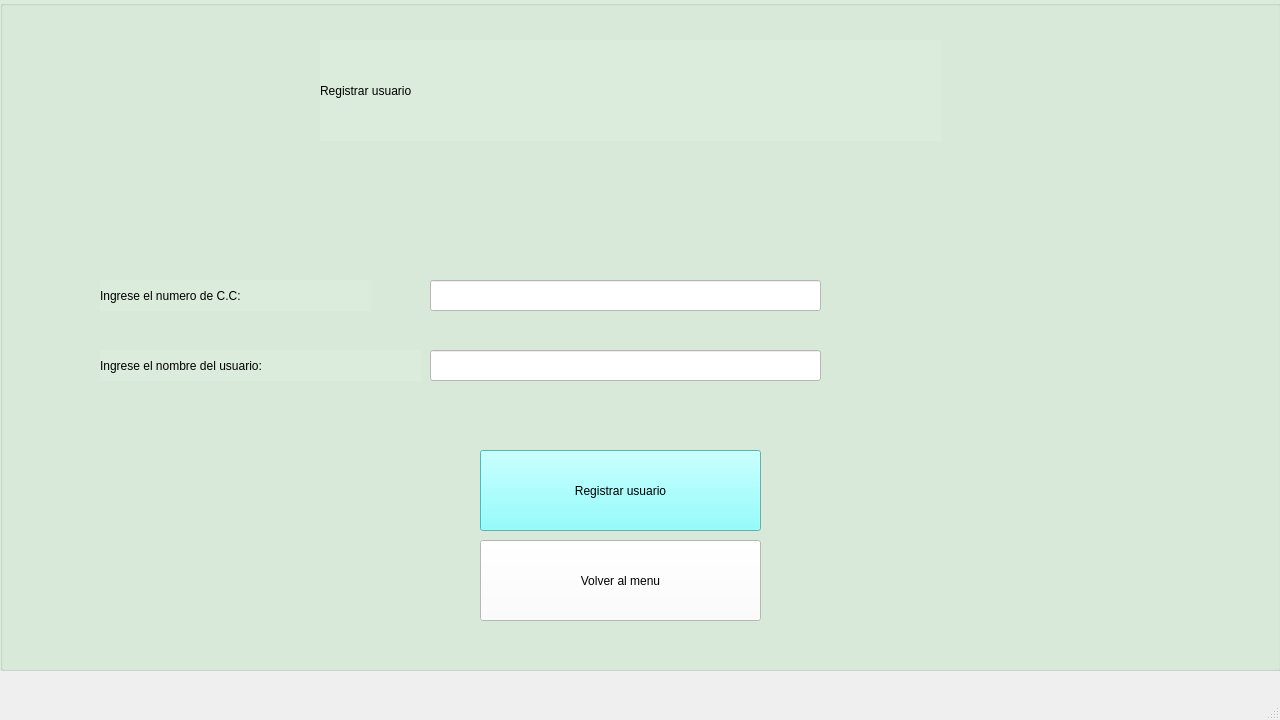
<?xml version="1.0" encoding="UTF-8"?>
<ui version="4.0">
 <class>MainWindow</class>
 <widget class="QMainWindow" name="MainWindow">
  <property name="geometry">
   <rect>
    <x>0</x>
    <y>0</y>
    <width>1280</width>
    <height>720</height>
   </rect>
  </property>
  <property name="minimumSize">
   <size>
    <width>1280</width>
    <height>720</height>
   </size>
  </property>
  <property name="maximumSize">
   <size>
    <width>1280</width>
    <height>720</height>
   </size>
  </property>
  <property name="windowTitle">
   <string>MainWindow</string>
  </property>
  <widget class="QWidget" name="centralwidget">
   <widget class="QGroupBox" name="groupBox">
    <property name="geometry">
     <rect>
      <x>0</x>
      <y>0</y>
      <width>1281</width>
      <height>671</height>
     </rect>
    </property>
    <property name="styleSheet">
     <string notr="true">background-color: rgb(220, 236, 220);</string>
    </property>
    <property name="title">
     <string/>
    </property>
    <widget class="QLabel" name="label">
     <property name="geometry">
      <rect>
       <x>320</x>
       <y>40</y>
       <width>621</width>
       <height>101</height>
      </rect>
     </property>
     <property name="styleSheet">
      <string notr="true">font: 72pt &quot;MS Shell Dlg 2&quot;;
font: 48pt &quot;MS Shell Dlg 2&quot;;</string>
     </property>
     <property name="text">
      <string>Registrar usuario</string>
     </property>
    </widget>
    <widget class="QPushButton" name="bttn_registrar_usuario">
     <property name="geometry">
      <rect>
       <x>480</x>
       <y>450</y>
       <width>281</width>
       <height>81</height>
      </rect>
     </property>
     <property name="styleSheet">
      <string notr="true">background-color: rgb(255, 255, 255);
background-color: rgb(116, 255, 255);
font: 14pt &quot;MS Shell Dlg 2&quot;;</string>
     </property>
     <property name="text">
      <string>Registrar usuario</string>
     </property>
    </widget>
    <widget class="QLabel" name="label_2">
     <property name="geometry">
      <rect>
       <x>100</x>
       <y>280</y>
       <width>271</width>
       <height>31</height>
      </rect>
     </property>
     <property name="styleSheet">
      <string notr="true">font: 14pt &quot;MS Shell Dlg 2&quot;;</string>
     </property>
     <property name="text">
      <string>Ingrese el numero de C.C:</string>
     </property>
    </widget>
    <widget class="QLineEdit" name="campo_cc">
     <property name="geometry">
      <rect>
       <x>430</x>
       <y>280</y>
       <width>391</width>
       <height>31</height>
      </rect>
     </property>
     <property name="styleSheet">
      <string notr="true">background-color: rgb(255, 255, 255);</string>
     </property>
    </widget>
    <widget class="QLabel" name="label_3">
     <property name="geometry">
      <rect>
       <x>100</x>
       <y>350</y>
       <width>321</width>
       <height>31</height>
      </rect>
     </property>
     <property name="styleSheet">
      <string notr="true">font: 14pt &quot;MS Shell Dlg 2&quot;;</string>
     </property>
     <property name="text">
      <string>Ingrese el nombre del usuario:</string>
     </property>
    </widget>
    <widget class="QLineEdit" name="campo_nombre_usuario">
     <property name="geometry">
      <rect>
       <x>430</x>
       <y>350</y>
       <width>391</width>
       <height>31</height>
      </rect>
     </property>
     <property name="styleSheet">
      <string notr="true">background-color: rgb(255, 255, 255);</string>
     </property>
    </widget>
    <widget class="QPushButton" name="bttn_volver_menu">
     <property name="geometry">
      <rect>
       <x>480</x>
       <y>540</y>
       <width>281</width>
       <height>81</height>
      </rect>
     </property>
     <property name="styleSheet">
      <string notr="true">background-color: rgb(255, 255, 255);
font: 14pt &quot;MS Shell Dlg 2&quot;;</string>
     </property>
     <property name="text">
      <string>Volver al menu</string>
     </property>
    </widget>
   </widget>
  </widget>
  <widget class="QMenuBar" name="menubar">
   <property name="geometry">
    <rect>
     <x>0</x>
     <y>0</y>
     <width>1280</width>
     <height>26</height>
    </rect>
   </property>
  </widget>
  <widget class="QStatusBar" name="statusbar"/>
 </widget>
 <resources/>
 <connections/>
</ui>
